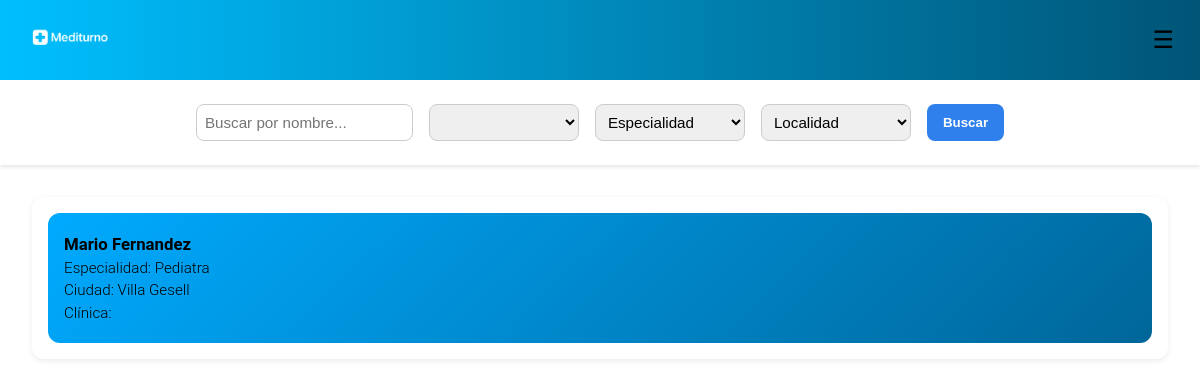
/users/home/appointments, run on an earlier commit of the app's database.
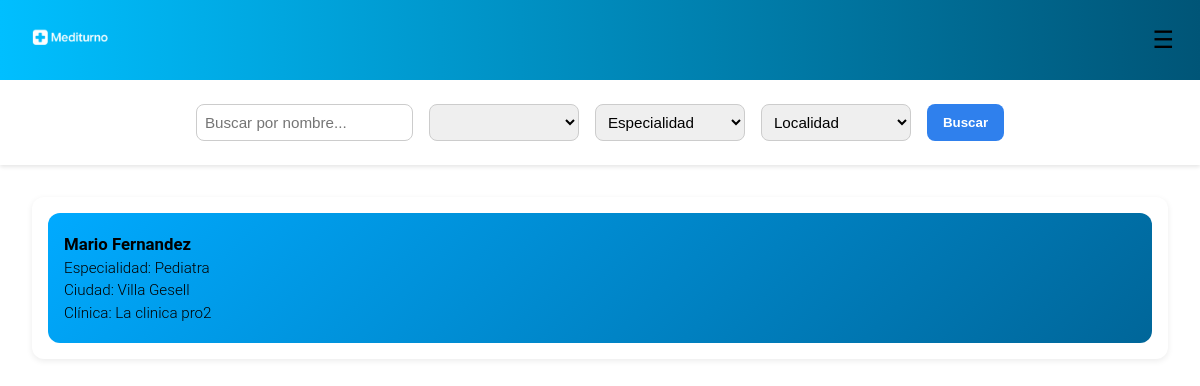
And on a later commit of the database.
### users/models.py (models this page shows, shortened)
class MedicoProfile(models.Model):
    user = models.OneToOneField('CustomUser', on_delete=models.CASCADE, related_name='medico_profile')
    especialidades = models.ManyToManyField('Especialidad', related_name='medicos')
    clinica = models.ForeignKey(
        'CustomUser',
        on_delete=models.SET_NULL,
        null=True,
        blank=True,
        limit_choices_to={'role': 'clinic'},
        related_name='medicos_en_clinica'
    )
    matricula = models.CharField(max_length=30)

class CustomUser(AbstractUser):
    objects = CustomUserManager()
    USER_TYPES = (
        ('user', 'User'),
        ('medic', 'Medic'),
        ('clinic', 'Clinic'),
    )
    OBRA_SOCIAL_CHOICES = (
        ('osde', 'OSDE'),
        ('swiss_medical', 'Swiss Medical'),
        ('galeno', 'Galeno'),
        ('medife', 'Medifé'),
        ('other', 'Other')
    )
    CIUDAD_CHOICES = (
        ('villa_gesell', 'Villa Gesell'),
        ('pinamar', 'Pinamar'),
        ('madariaga', 'Madariaga'),
    )
    role = models.CharField(max_length=10, choices=USER_TYPES, default='user', blank=True, null=True)
    obra_social = models.CharField(
        max_length=20,
        choices=OBRA_SOCIAL_CHOICES,
        default='other',
        blank=True,
        null=True
    )
    numero_afiliado = models.CharField(
        max_length=20,
        unique=True,
        null=True,
        blank=True,
        validators=[
            RegexValidator(
                regex=r'^\d{8,12}$',
                message="Número de afiliado debe contener entre 8 y 12 dígitos numéricos",
                code='invalid_numero_afiliado'
            )
        ]
    )
    dni = models.CharField(
        max_length=8,
        null=True,
        blank=True,
        validators=[
            RegexValidator(
                regex=r'^\d{8}$',
                message="El DNI debe contener exactamente 8 dígitos numéricos",
                code='invalid_dni'
            )
        ]
    )
    email = models.EmailField(unique=True)
    nombre = models.CharField(max_length=50,blank=True,null=True)
    apellido = models.CharField(max_length=50, blank=True, null=True)
    fecha_nacimiento = models.DateField(validators=[validate_birth_date], blank=True, null=True)
    telefono = models.CharField(
        max_length=15,
        blank=True,
        null=True,
        validators=[
            RegexValidator(
                regex=r'^\+?\d{7,15}$',
                message="El teléfono debe contener entre 7 y 15 dígitos, opcionalmente con un prefijo internacional.",
                code='invalid_telefono'
            )
        ]
    )
    ciudad = models.CharField(
        max_length=50,
        choices=CIUDAD_CHOICES,
        default='villa_gesell',
        blank=True,
        null=True
    )
    direccion = models.CharField(
        max_length=2048,
        blank=True,
        null=True
    )

class ClinicaProfile(models.Model):
    user = models.OneToOneField('CustomUser', on_delete=models.CASCADE, related_name='clinica_profile')
    nombre_comercial = models.CharField(max_length=100)
    razon_social = models.CharField(max_length=150, blank=True, null=True)

### appointments/views.py (the view)
# urls.py: path('home/appointments', buscar_medicos, name='buscar_medico'),
def buscar_medicos(request):
    query = request.GET.get('q', '')
    clinica_name = request.GET.get('clinica', '')
    especialidad = request.GET.get('especialidad', '')
    localidad = request.GET.get('localidad', '')
    medicos = MedicoProfile.objects.select_related('user', 'clinica').prefetch_related('especialidades')
    if query:
        medicos = medicos.filter(
            Q(user__nombre__icontains=query) |
            Q(user__apellido__icontains=query)
        )
    if clinica_name:
        medicos = medicos.filter(
            clinica__clinica_profile__nombre_comercial__icontains=clinica_name
        )
    if especialidad:
        medicos = medicos.filter(especialidades__nombre__icontains=especialidad)
    if localidad:
        medicos = medicos.filter(user__ciudad=localidad)
    clinicas = CustomUser.objects.filter(role='clinic')
    especialidades = Especialidad.objects.all()
    context = {
        'medicos': medicos,
        'clinicas': clinicas,
        'especialidades': especialidades,
    }
    return render(request, 'appointments/buscar_medicos.html', context)

### users/models.py (called while the page is built)
    def __str__(self):
        return self.nombre

### appointments/templates/appointments/buscar_medicos.html (shortened to what this page needs)
{% load static %}
<!DOCTYPE html>
<html lang="es">
<head>
    <link rel="stylesheet" href="{% static 'appointments/css/buscador.css' %}">
    <link rel="stylesheet" href="{% static 'css/global.css' %}">
</head>
<body>
    {% include "includes/header.html" %}
    <form method="get">
        <input type="text" name="q" placeholder="Buscar por nombre..." value="{{ request.GET.q|default:'' }}">
        <select name="clinica">
            {% for clinica in clinicas %}
                <option value="{{ clinica.clinica_profile.nombre_comercial }}" {% if request.GET.clinica == clinica.user.nombre_comercial %}selected{% endif %}>
                </option>
            {% empty %}
                <option disabled>No hay clínicas disponibles</option>
            {% endfor %}
        </select>
        <select name="especialidad">
            <option value="" {% if not request.GET.especialidad %}selected{% endif %}>Especialidad</option>
        </select>
        <select name="localidad">
            <option value="" {% if not request.GET.localidad %}selected{% endif %}>Localidad</option>
        </select>
        <button type="submit">Buscar</button>
    </form>
    <div class="medicos-lista">
        {% for medico in medicos %}
                <div class="medico-card" onclick="mostrarHorarios({{ medico.id }})">
                    <div class="info">
                    <p><strong>{{ medico.user.nombre }} {{ medico.user.apellido }}</strong></p>
                   <p>Especialidad:
                    {% for especialidad in medico.especialidades.all %}
                        {{ especialidad }}{% if not forloop.last %}, {% endif %}
                    {% empty %}
                        No tiene especialidades asignadas.
                    {% endfor %}
                    </p>
                    <p> Ciudad: {{ medico.user.get_ciudad_display }}</p>
                    {% if medico.clinica %}
                        <p>Clínica: {{ medico.clinica.clinica_profile.nombre_comercial }}</p>
                    {% endif %}
                    </div>
                </div>
        {% empty %}
            <p>No se encontraron médicos con los criterios de búsqueda.</p>
        {% endfor %}
    </div>
</body>
</html>

What changed in the data, as far as the page shows it:
changed MedicoProfile "Mario": clinica.clinica_profile.nombre_comercial (not shown) → "La clinica pro2"
